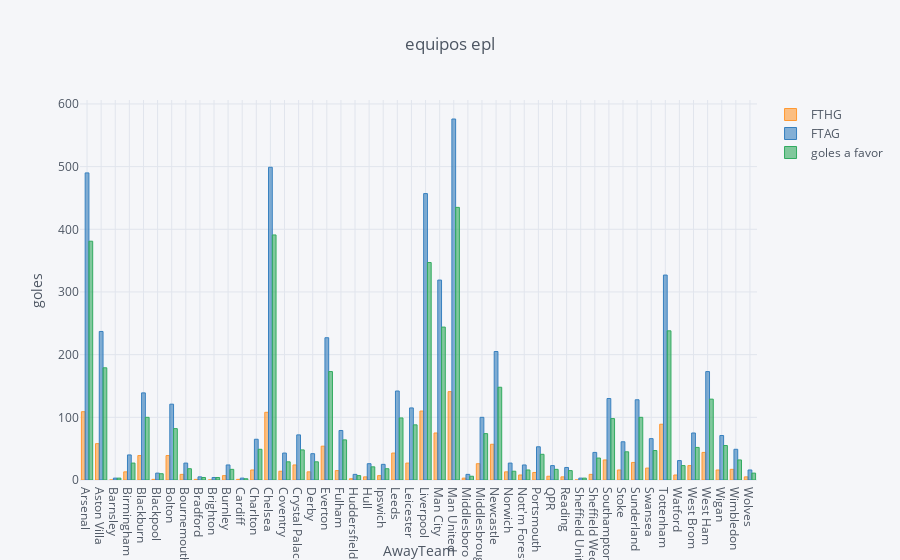

Notebook code cell kept with this figure:
### Markdown cell above
# Ordenado de mayor a menor

### Code cell
goles_visita = gana_visita['goles a favor'] = epl2['FTAG']-epl2['FTHG']
gana_visita2 = gana_visita.groupby(['AwayTeam'], as_index=False)['FTHG','FTAG','goles a favor'].sum()

gana_visita2
gana_visita2.iplot(kind='bar', x='AwayTeam', xTitle='AwayTeam',
           yTitle='goles', title='equipos epl')

### Figure 1 — Plotly figure (JSON) as saved in the notebook; plotly's stock layout.template omitted (floating-point values rounded to 4 significant figures)
{"data": [{"marker": {"color": "rgba(255, 153, 51, 0.6)", "line": {"color": "rgba(255, 153, 51, 1.0)", "width": 1}}, "name": "FTHG", "orientation": "v", "text": "", "type": "bar", "uid": "5d2e6a00-44dc-4716-b26d-98eaec00dd8f", "x": ["Arsenal", "Aston Villa", "Barnsley", "Birmingham", "Blackburn", "Blackpool", "Bolton", "Bournemouth", "Bradford", "Brighton", "Burnley", "Cardiff", "Charlton", "Chelsea", "Coventry", "Crystal Palace", "Derby", "Everton", "Fulham", "Huddersfield", "Hull", "Ipswich", "Leeds", "Leicester", "Liverpool", "Man City", "Man United", "Middlesboro", "Middlesbrough", "Newcastle", "Norwich", "Nott'm Forest", "Portsmouth", "QPR", "Reading", "Sheffield United", "Sheffield Weds", "Southampton", "Stoke", "Sunderland", "Swansea", "Tottenham", "Watford", "West Brom", "West Ham", "Wigan", "Wimbledon", "Wolves"], "y": [109, 58, 0, 13, 39, 1, 39, 9, 1, 0, 7, 1, 16, 108, 14, 24, 13, 54, 15, 2, 5, 7, 43, 27, 110, 75, 141, 3, 26, 57, 13, 8, 12, 6, 5, 0, 9, 32, 16, 28, 19, 89, 8, 23, 44, 16, 17, 5]}, {"marker": {"color": "rgba(55, 128, 191, 0.6)", "line": {"color": "rgba(55, 128, 191, 1.0)", "width": 1}}, "name": "FTAG", "orientation": "v", "text": "", "type": "bar", "uid": "f91b0e91-9f09-457e-a8f0-a9d7689954d9", "x": ["Arsenal", "Aston Villa", "Barnsley", "Birmingham", "Blackburn", "Blackpool", "Bolton", "Bournemouth", "Bradford", "Brighton", "Burnley", "Cardiff", "Charlton", "Chelsea", "Coventry", "Crystal Palace", "Derby", "Everton", "Fulham", "Huddersfield", "Hull", "Ipswich", "Leeds", "Leicester", "Liverpool", "Man City", "Man United", "Middlesboro", "Middlesbrough", "Newcastle", "Norwich", "Nott'm Forest", "Portsmouth", "QPR", "Reading", "Sheffield United", "Sheffield Weds", "Southampton", "Stoke", "Sunderland", "Swansea", "Tottenham", "Watford", "West Brom", "West Ham", "Wigan", "Wimbledon", "Wolves"], "y": [490, 237, 3, 40, 139, 11, 121, 27, 5, 4, 24, 3, 65, 499, 43, 72, 42, 227, 79, 9, 26, 25, 142, 115, 457, 319, 576, 9, 100, 205, 27, 24, 53, 23, 20, 3, 44, 130, 61, 128, 66, 327, 31, 75, 173, 71, 49, 16]}, {"marker": {"color": "rgba(50, 171, 96, 0.6)", "line": {"color": "rgba(50, 171, 96, 1.0)", "width": 1}}, "name": "goles a favor", "orientation": "v", "text": "", "type": "bar", "uid": "d42ecefc-6bc6-4fc6-8699-f01f86f538bd", "x": ["Arsenal", "Aston Villa", "Barnsley", "Birmingham", "Blackburn", "Blackpool", "Bolton", "Bournemouth", "Bradford", "Brighton", "Burnley", "Cardiff", "Charlton", "Chelsea", "Coventry", "Crystal Palace", "Derby", "Everton", "Fulham", "Huddersfield", "Hull", "Ipswich", "Leeds", "Leicester", "Liverpool", "Man City", "Man United", "Middlesboro", "Middlesbrough", "Newcastle", "Norwich", "Nott'm Forest", "Portsmouth", "QPR", "Reading", "Sheffield United", "Sheffield Weds", "Southampton", "Stoke", "Sunderland", "Swansea", "Tottenham", "Watford", "West Brom", "West Ham", "Wigan", "Wimbledon", "Wolves"], "y": [381, 179, 3, 27, 100, 10, 82, 18, 4, 4, 17, 2, 49, 391, 29, 48, 29, 173, 64, 7, 21, 18, 99, 88, 347, 244, 435, 6, 74, 148, 14, 16, 41, 17, 15, 3, 35, 98, 45, 100, 47, 238, 23, 52, 129, 55, 32, 11]}], "layout": {"legend": {"bgcolor": "#F5F6F9", "font": {"color": "#4D5663"}}, "paper_bgcolor": "#F5F6F9", "plot_bgcolor": "#F5F6F9", "title": {"font": {"color": "#4D5663"}, "text": "equipos epl"}, "xaxis": {"gridcolor": "#E1E5ED", "showgrid": true, "tickfont": {"color": "#4D5663"}, "title": {"font": {"color": "#4D5663"}, "text": "AwayTeam"}, "zerolinecolor": "#E1E5ED"}, "yaxis": {"gridcolor": "#E1E5ED", "showgrid": true, "tickfont": {"color": "#4D5663"}, "title": {"font": {"color": "#4D5663"}, "text": "goles"}, "zerolinecolor": "#E1E5ED"}}}
